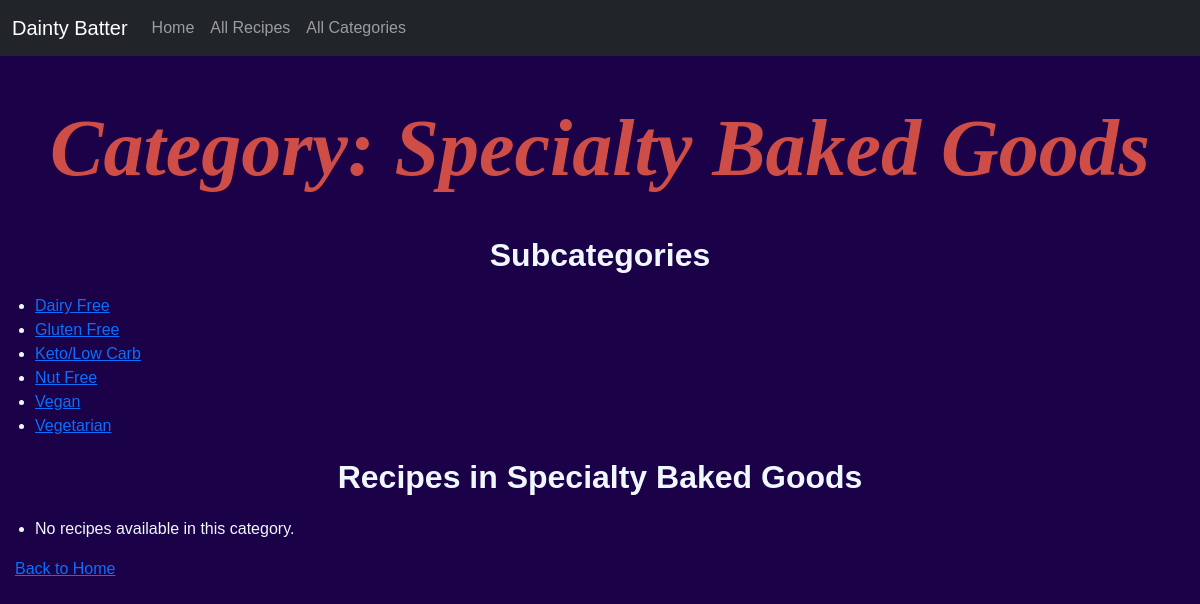
The page /categories/specialty-baked-goods/ on the database its author committed.
### catalog/models.py (models this page shows, shortened)
class Category(models.Model):
    id = models.UUIDField(primary_key=True, default=uuid.uuid4, editable=False)
    name = models.CharField(
        max_length=200,
        unique=True,
        help_text='Enter a category of baked good (e.g., Breads, Cakes)'
    )
    parent = models.ForeignKey(
        'self',
        on_delete=models.SET_NULL,
        null=True,
        blank=True,
        related_name='subcategories',
        help_text='Select a parent category if this is a subcategory'
    )
    slug = models.SlugField(
        max_length=200,
        unique=True,
        blank=True,
        help_text='Auto-generated from name if left blank'
    )
    icon = models.ImageField(
        upload_to='category_icons/',
        null=True,
        blank=True,
        help_text='Optional icon for this category'
    )
    color = models.CharField(
        max_length=7,
        blank=True,
        help_text='Optional hex color code (e.g. #ffcc00)'
    )
    category_type = models.CharField(
        max_length=10,
        choices=CATEGORY_TYPE_CHOICES,
        default='main',
        help_text='Main category or subcategory'
    )
    class Meta:
        ordering = ['parent__name', 'name']
        verbose_name_plural = 'Categories'

### catalog/views.py (the view)
# urls.py: path('categories/<slug:slug>/', views.category_detail, name='category_detail'),
def category_detail(request, slug):
    category = get_object_or_404(Category, slug=slug)
    recipes = Recipe.objects.filter(category=category)
    subcategories = category.subcategories.all()
    context = {
        'category': category,
        'recipes': recipes,
        'subcategories': subcategories,
    }
    return render(request, 'categories/category_details.html', context)

### catalog/templates/categories/category_details.html (shortened to what this page needs)
{% extends "base.html" %}
{% load static %}
{% block content %}
  <h1>Category: {{ category.name }}</h1>
  {% if subcategories %}
    <h2>Subcategories</h2>
    <ul>
      {% for sub in subcategories %}
        <li>
          <a href="{% url 'category_detail' sub.slug %}">{{ sub.name }}</a>
        </li>
      {% endfor %}
    </ul>
  {% else %}
    <p>No subcategories available.</p>
  {% endif %}
  <h2>Recipes in {{ category.name }}</h2>
  <ul>
    {% for recipe in recipes %}
      <li>
        <a href="{% url 'recipe_detail' recipe.recipe_id %}">{{ recipe.title }}</a>
      </li>
    {% empty %}
      <li>No recipes available in this category.</li>
    {% endfor %}
  </ul>
  <p><a href="{% url 'home' %}">Back to Home</a></p>
{% endblock %}

### catalog/static/style.css (style rules this page uses)
body { background-color: #1A0148; color: aliceblue; text-align: inherit; font-family: "Montserrat", sans-serif; margin: 0; padding: 0; }
h1 { color: #CE4D47; text-align: center; font-family: "Brush Script MT", cursive; font-size: 5em; font-weight: 550; font-style: italic; margin: 0; padding: 20px 0; }
h2 { color: aliceblue; text-align: center; font-family: "Montserrat", sans-serif; font-weight: 600; margin: 20px 0; }
p { color: aliceblue; font-family: "Montserrat", sans-serif; margin: 10px 0; }
ul { color: aliceblue; font-family: "Montserrat", sans-serif; padding-left: 20px; }

### rows shown on the page
Category: name "Specialty Baked Goods"
Category: name "Dairy Free"
Category: name "Gluten Free"
Category: name "Keto/Low Carb"
Category: name "Nut Free"
Category: name "Vegan"
Category: name "Vegetarian"
